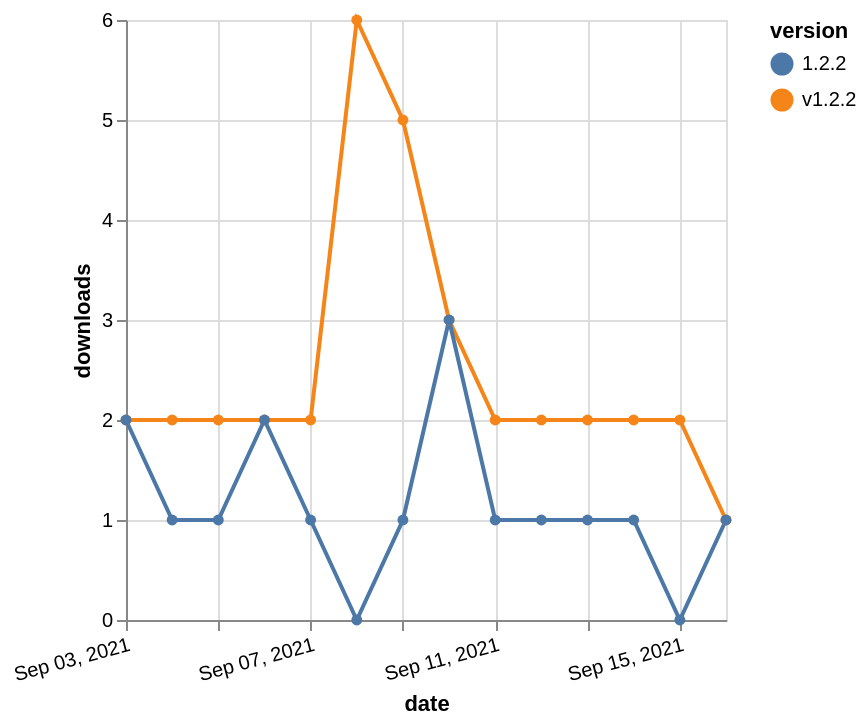

Vega-Lite specification for this chart:
### Vega-Lite specification from a JSON file in a GitHub repository (floating-point values rounded to 4 significant figures)
{"$schema": "https://vega.github.io/schema/vega-lite/v5.json", "description": "A simple bar chart with embedded data.", "data": {"values": [{"date": "2021-09-03", "total": 3018, "delta": 2, "version": "v1.2.2"}, {"date": "2021-09-04", "total": 3020, "delta": 2, "version": "v1.2.2"}, {"date": "2021-09-05", "total": 3022, "delta": 2, "version": "v1.2.2"}, {"date": "2021-09-06", "total": 3024, "delta": 2, "version": "v1.2.2"}, {"date": "2021-09-07", "total": 3026, "delta": 2, "version": "v1.2.2"}, {"date": "2021-09-08", "total": 3032, "delta": 6, "version": "v1.2.2"}, {"date": "2021-09-09", "total": 3037, "delta": 5, "version": "v1.2.2"}, {"date": "2021-09-10", "total": 3040, "delta": 3, "version": "v1.2.2"}, {"date": "2021-09-11", "total": 3042, "delta": 2, "version": "v1.2.2"}, {"date": "2021-09-12", "total": 3044, "delta": 2, "version": "v1.2.2"}, {"date": "2021-09-13", "total": 3046, "delta": 2, "version": "v1.2.2"}, {"date": "2021-09-14", "total": 3048, "delta": 2, "version": "v1.2.2"}, {"date": "2021-09-15", "total": 3050, "delta": 2, "version": "v1.2.2"}, {"date": "2021-09-16", "total": 3051, "delta": 1, "version": "v1.2.2"}, {"date": "2021-09-03", "total": 211, "delta": 2, "version": "1.2.2"}, {"date": "2021-09-04", "total": 212, "delta": 1, "version": "1.2.2"}, {"date": "2021-09-05", "total": 213, "delta": 1, "version": "1.2.2"}, {"date": "2021-09-06", "total": 215, "delta": 2, "version": "1.2.2"}, {"date": "2021-09-07", "total": 216, "delta": 1, "version": "1.2.2"}, {"date": "2021-09-08", "total": 216, "delta": 0, "version": "1.2.2"}, {"date": "2021-09-09", "total": 217, "delta": 1, "version": "1.2.2"}, {"date": "2021-09-10", "total": 220, "delta": 3, "version": "1.2.2"}, {"date": "2021-09-11", "total": 221, "delta": 1, "version": "1.2.2"}, {"date": "2021-09-12", "total": 222, "delta": 1, "version": "1.2.2"}, {"date": "2021-09-13", "total": 223, "delta": 1, "version": "1.2.2"}, {"date": "2021-09-14", "total": 224, "delta": 1, "version": "1.2.2"}, {"date": "2021-09-15", "total": 224, "delta": 0, "version": "1.2.2"}, {"date": "2021-09-16", "total": 225, "delta": 1, "version": "1.2.2"}]}, "width": "container", "mark": {"type": "line", "point": {"filled": true}}, "encoding": {"x": {"field": "date", "type": "temporal", "timeUnit": "yearmonthdate", "title": "date", "axis": {"labelAngle": -15}}, "y": {"field": "delta", "type": "quantitative", "title": "downloads"}, "color": {"field": "version", "type": "nominal"}, "tooltip": {"field": "delta"}}}
